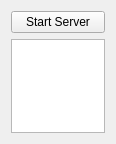
<?xml version="1.0" encoding="UTF-8"?>
<ui version="4.0">
 <class>server_rollup</class>
 <widget class="QWidget" name="server_rollup">
  <property name="geometry">
   <rect>
    <x>0</x>
    <y>0</y>
    <width>116</width>
    <height>144</height>
   </rect>
  </property>
  <property name="windowTitle">
   <string>Form</string>
  </property>
  <layout class="QGridLayout" name="gridLayout">
   <item row="0" column="0">
    <widget class="QPushButton" name="button_start">
     <property name="text">
      <string>Start Server</string>
     </property>
     <property name="checkable">
      <bool>true</bool>
     </property>
    </widget>
   </item>
   <item row="1" column="0">
    <widget class="QPlainTextEdit" name="text_status"/>
   </item>
  </layout>
 </widget>
 <resources/>
 <connections/>
</ui>
